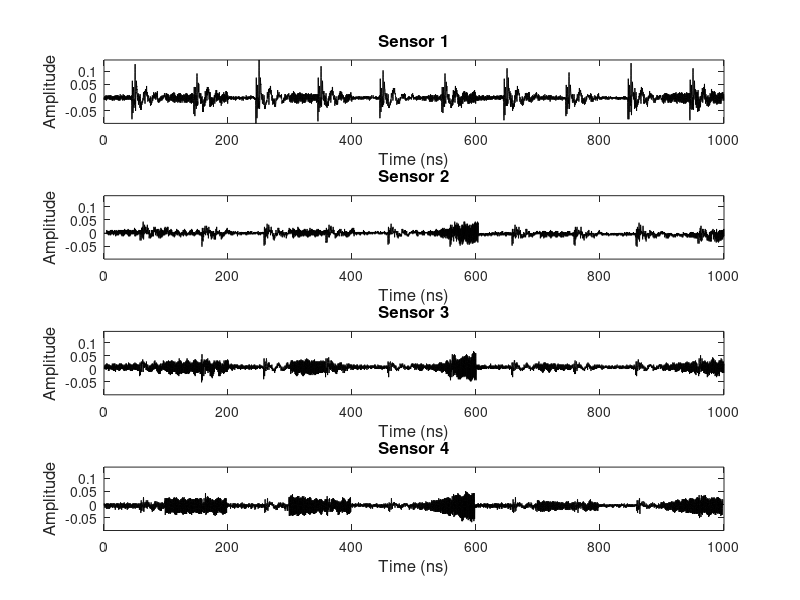

Here is the MATLAB script that generated this plot:
clear all
clc
% Specify the mat file name
location_data = load("location_2.mat");
data = location_data.location;

numChannels = 4;
samplesPerChannel = length(data);
samplingFrequency = 10e9; % Adjust this value based on your oscilloscope settings

timeVector = ((0:samplesPerChannel-1) / samplingFrequency)/ 1e-9;%  %<======== make into ns reference

% ====== Calculate uniform y-axis limits for time-domain plots (normalized all channels) ====== 
y_limits_time = [min(data(:)), max(data(:))];
% =============================================================================================

figure;
for ch = 1:numChannels
    subplot(numChannels,1,ch);
    plot(timeVector, data(:,ch), 'k');
    title(['Sensor ' num2str(ch)], 'FontSize', 12);
    xlabel('Time (ns)', 'FontSize', 12);
    ylabel('Amplitude', 'FontSize', 12);
    ylim(y_limits_time);
end
